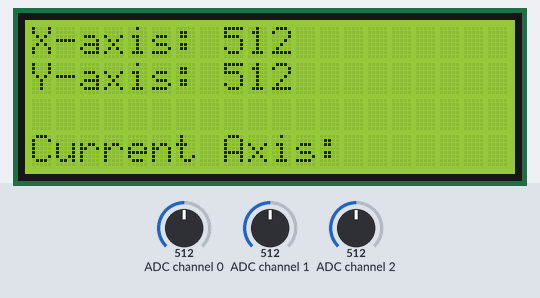
Simulated run of this program. Board: Raspberry Pi (BCM pin numbers). On the bench: 20×4 character LCD. The test bench sets the inputs (shaded band); at power-on: ADC channel 1 = 512, ADC channel 2 = 512, ADC channel 0 = 512 (analog values on the 0–1023 scale).

Above: at 1.2 s.
1.3 s: ADC channel 1 set to 12
At 2.3 s:
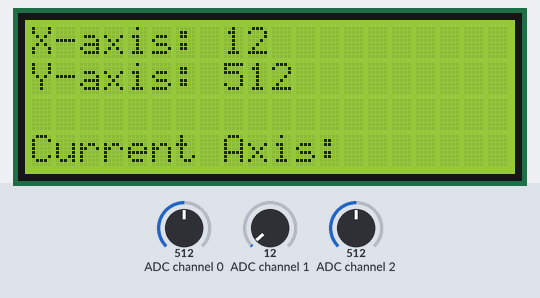
4.5 s: ADC channel 1 set to 9
At 5.5 s:
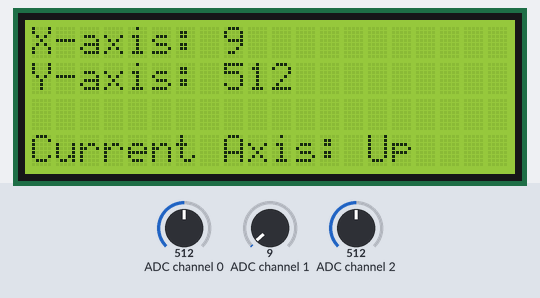
7.7 s: ADC channel 2 set to 486
At 8.9 s:
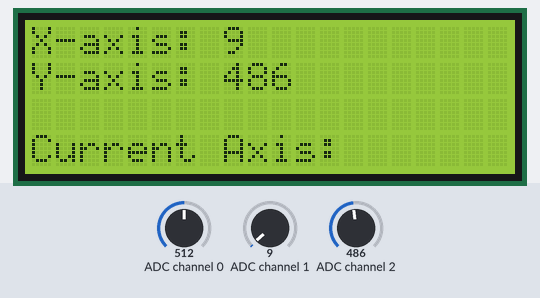
9.5 s: ADC channel 2 set to 12
At 10.0 s:
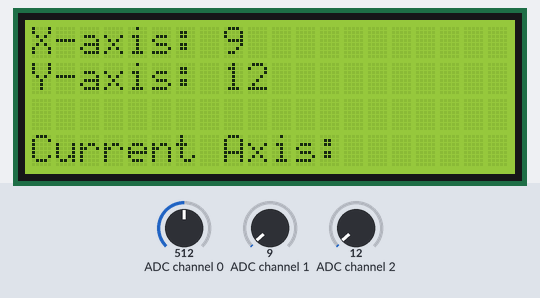
12.3 s: ADC channel 2 set to 10
At 13.1 s:
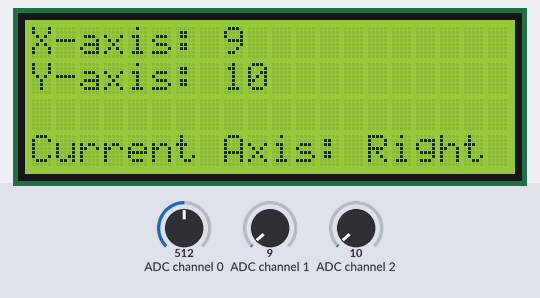
15.5 s: ADC channel 2 set to 0
At 16.9 s:
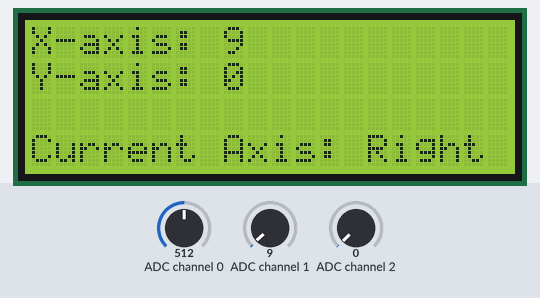
Timing chart, 0 to 18.5 s (numbered marks = the images above; inputs shaded):
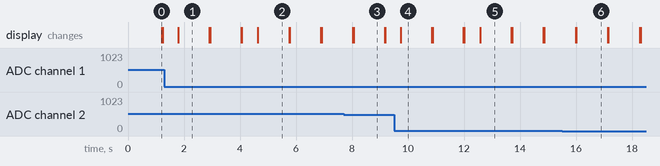

The program:

joystickModule.py
```python
import spidev
from RPLCD.i2c import CharLCD
import time

swt_channel = 0
vrx_channel = 1
vry_channel = 2

spi = spidev.SpiDev()
spi.open(0, 0)
spi.max_speed_hz = 1000000

lcd = CharLCD(i2c_expander='PCF8574', address=0x27, port=1,
              cols=20, rows=4, dotsize=8,
              charmap='A02',
              auto_linebreaks=True,
              backlight_enabled=True)

def readChannel(channel):
    val = spi.xfer2([1, (8 + channel) << 4, 0])
    data = ((val[1] & 3) << 8) + val[2]
    return data

while True:
    vrx_pos = readChannel(vrx_channel)
    vry_pos = readChannel(vry_channel)
    swt_val = readChannel(swt_channel)

    if vrx_pos <= 500 and vry_pos <= 10:
        lcd.clear()
        lcd.cursor_pos = (0, 0)
        lcd.write_string("X-axis: {}".format(vrx_pos))
        lcd.cursor_pos = (1, 0)
        lcd.write_string("Y-axis: {}".format(vry_pos))
        lcd.cursor_pos = (3, 0)
        lcd.write_string("Current Axis: Right")
    elif vrx_pos <= 500 and vry_pos >= 1020:
        lcd.clear()
        lcd.cursor_pos = (0, 0)
        lcd.write_string("X-axis: {}".format(vrx_pos))
        lcd.cursor_pos = (1, 0)
        lcd.write_string("Y-axis: {}".format(vry_pos))
        lcd.cursor_pos = (3, 0)
        lcd.write_string("Current Axis: Left")
    elif vrx_pos <= 10 and vry_pos >= 500:
        lcd.clear()
        lcd.cursor_pos = (0, 0)
        lcd.write_string("X-axis: {}".format(vrx_pos))
        lcd.cursor_pos = (1, 0)
        lcd.write_string("Y-axis: {}".format(vry_pos))
        lcd.cursor_pos = (3, 0)
        lcd.write_string("Current Axis: Up")
    elif vrx_pos >= 1020 and vry_pos >= 500:
        lcd.clear()
        lcd.cursor_pos = (0, 0)
        lcd.write_string("X-axis: {}".format(vrx_pos))
        lcd.cursor_pos = (1, 0)
        lcd.write_string("Y-axis: {}".format(vry_pos))
        lcd.cursor_pos = (3, 0)
        lcd.write_string("Current Axis: Down")
    else:
        lcd.clear()
        lcd.cursor_pos = (0, 0)
        lcd.write_string("X-axis: {}".format(vrx_pos))
        lcd.cursor_pos = (1, 0)
        lcd.write_string("Y-axis: {}".format(vry_pos))
        lcd.cursor_pos = (3, 0)
        lcd.write_string("Current Axis:")

    time.sleep(0.5)
```

Measured:
- the behaviour switches between 11 and 10 on ADC channel 1 (found by bisection; images 1 and 2)
- the behaviour switches between 500 and 499 on ADC channel 2 (found by bisection; images 2 and 3)
- the behaviour switches between 11 and 10 on ADC channel 2 (found by bisection; images 4 and 5)
- after the input at 1.3 s, the display: changes after 0.50 s (image 1)
- after the input at 4.5 s, the display: changes after 0.14 s (image 2)
- after the input at 7.7 s, the display: first changes after 0.33 s (image 3 shows a later state)
- after the input at 9.5 s, the display: changes after 0.25 s (image 4)
- after the input at 12.3 s, the display: changes after 0.28 s (image 5)
- after the input at 15.5 s, the display: first changes after 0.49 s (image 6 shows a later state)
